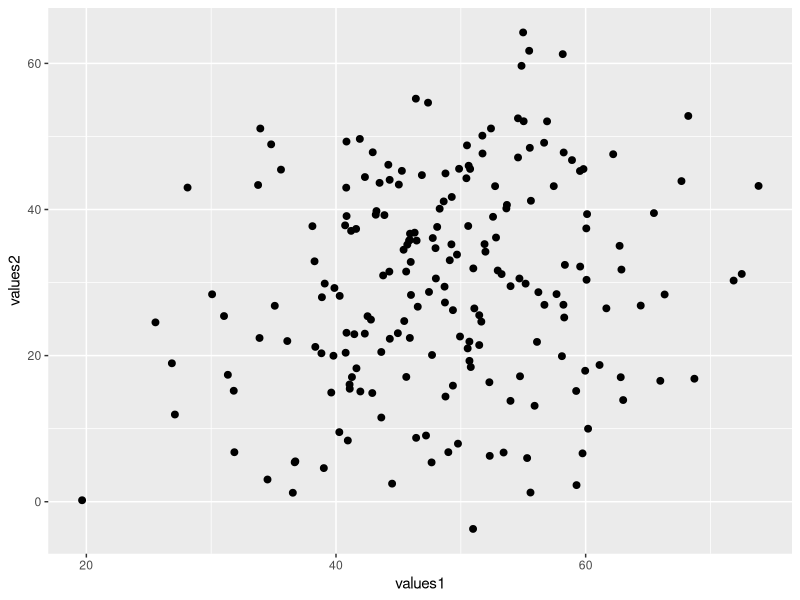
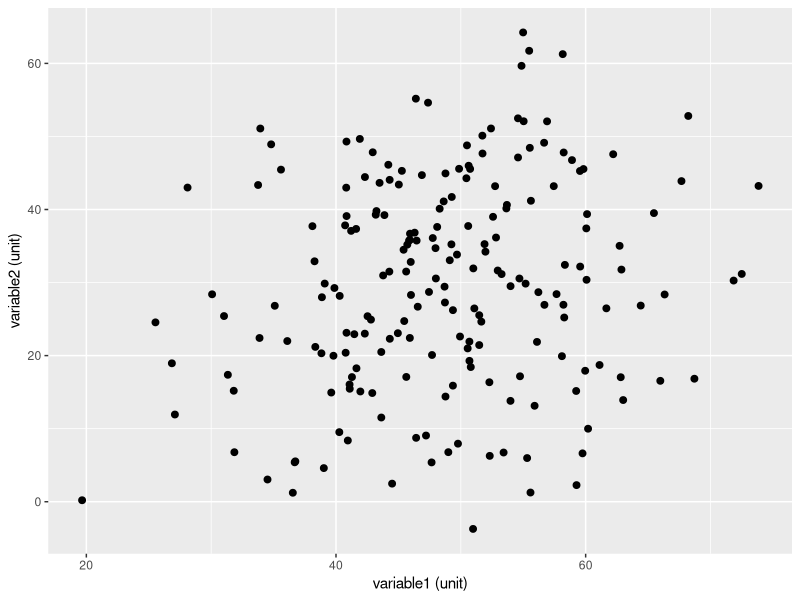
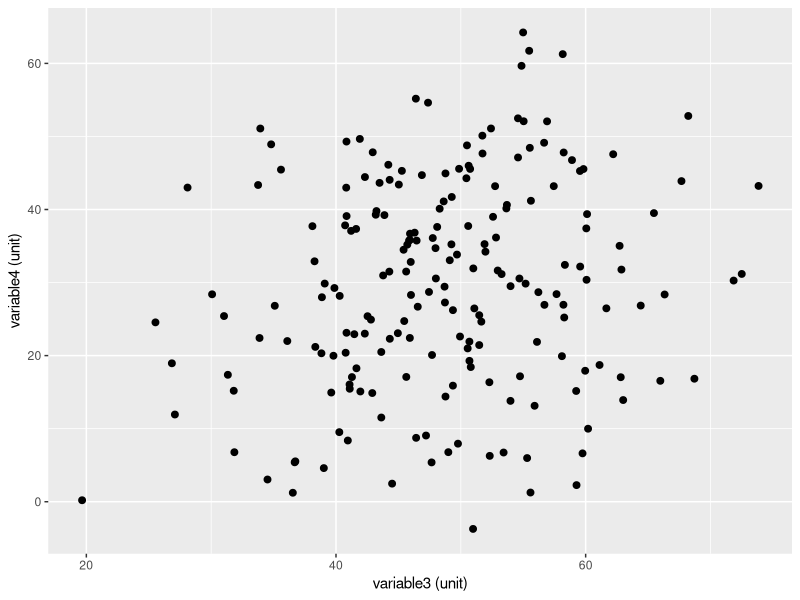
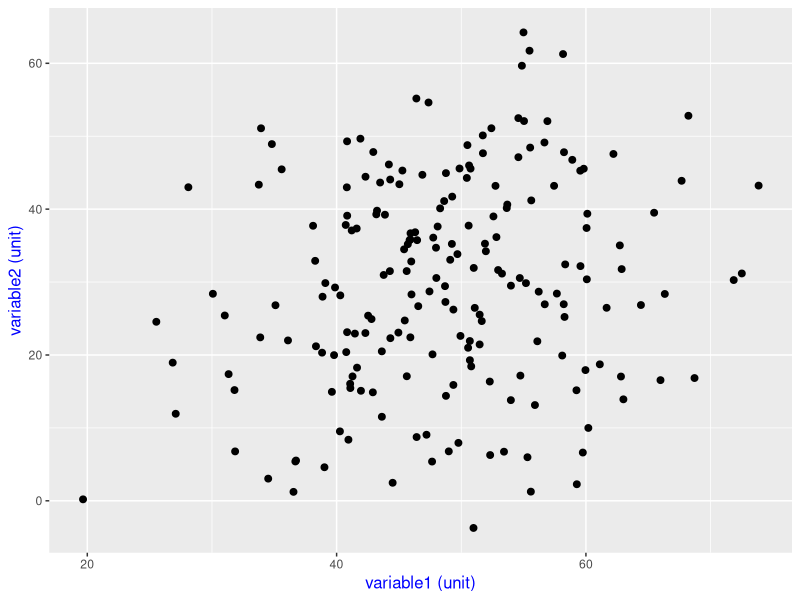
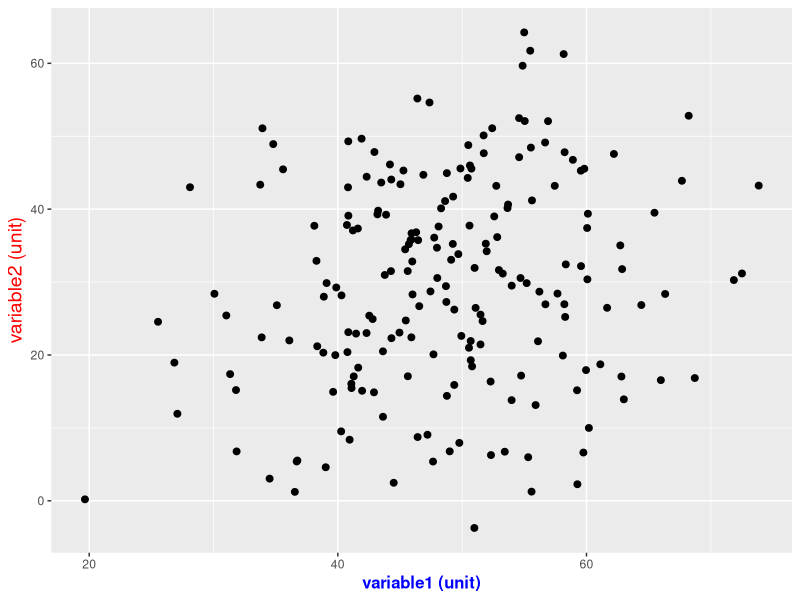

Recreate these plots in R, in order.
## ---- chunk 1
knitr::opts_chunk$set(echo = TRUE)

# title: plot title
# author: jonathan
# revised: 11/2/2020 

WEB <- c("https://bioceed.uib.no/dropfolder/bioSTATS/Rmd/Basic/Visualizing/Essential/plot-title.html")
GIT <- c("https://github.com/jonathansoule/biostats/blob/master/Basic/Visualizing/Essential/plot-title.Rmd")
library(ggplot2)
## ---- chunk 2
# variable 1
values1 <- rnorm(200, mean=50, sd=10) 

# variable 2
values2 <- c(rnorm(100, mean=20, sd=10), rnorm(100, mean=40, sd=10))

# dataframe
df <- data.frame(values1, values2)

# scatter plot
baseplot <- ggplot(df, aes(values1, values2)) +
  geom_point(size=2) 
baseplot
## ---- chunk 3
baseplot +
  xlab("variable1 (unit)") +
  ylab("variable2 (unit)")
## ---- chunk 4
baseplot +
  scale_x_continuous("variable3 (unit)") +
  scale_y_continuous("variable4 (unit)")
## ---- chunk 5
baseplot +
  xlab("variable1 (unit)") +
  ylab("variable2 (unit)") +
  theme(axis.title = element_text(color = "blue", size = 12))
## ---- chunk 6
baseplot +
  xlab("variable1 (unit)") +
  ylab("variable2 (unit)") +
  theme(axis.title.x = element_text(color = "blue", face ="bold", size = 12)) +
  theme(axis.title.y = element_text(color = "red", size = 14))
